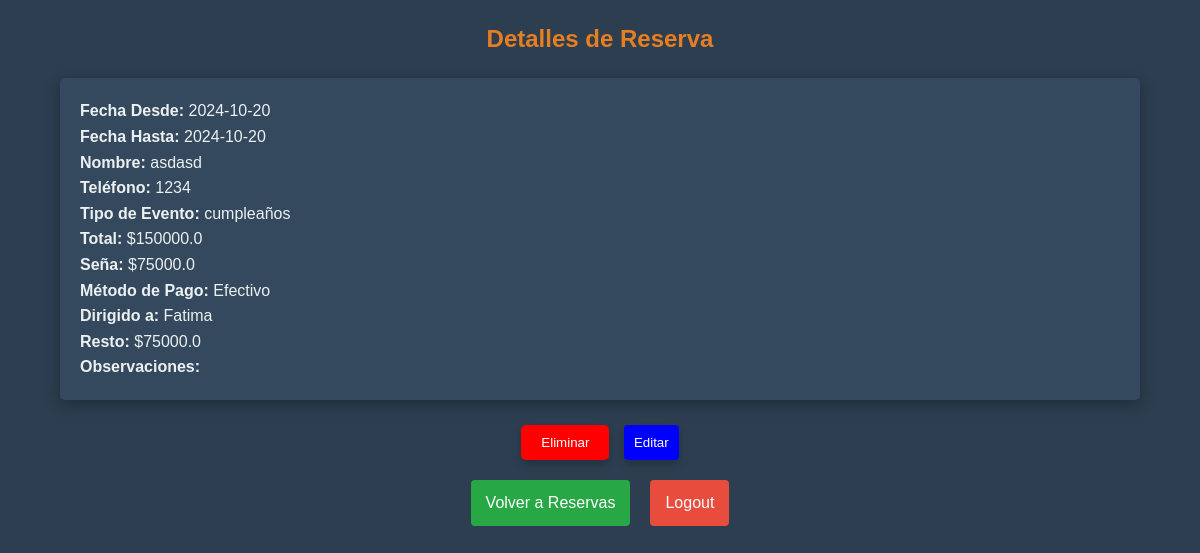
Before: /ver_detalle_reserva/1 (signed in) with the older database file.
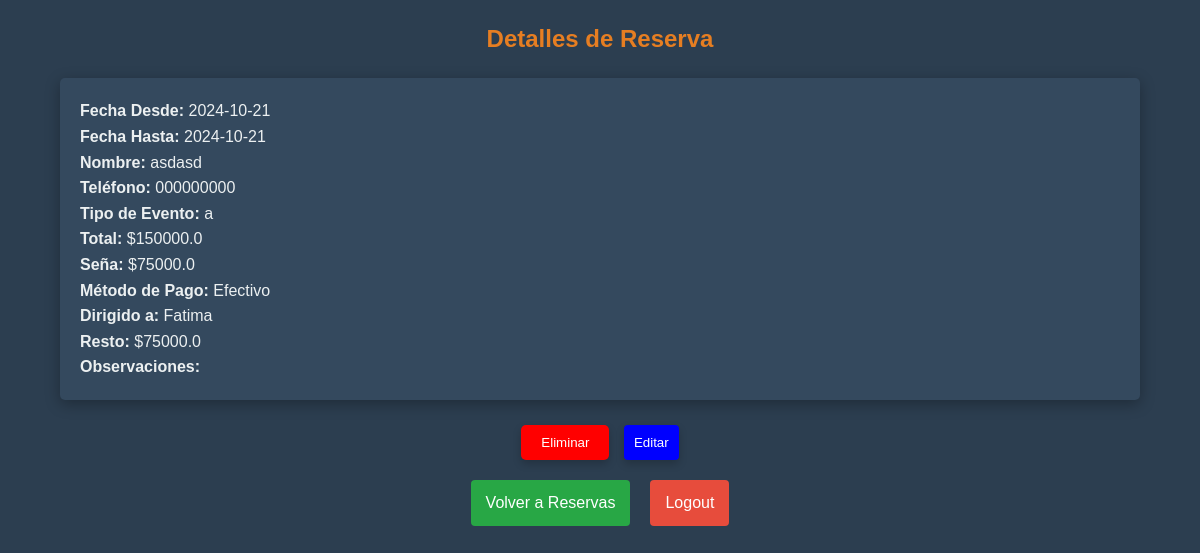
After: the same page with the newer database file.
### app.py (models this page shows)
class Reserva(db.Model):
    id = db.Column(db.Integer, primary_key=True)
    usuario_id = db.Column(db.Integer, db.ForeignKey('user.id'), nullable=False)
    fecha_desde = db.Column(db.String(50), nullable=False)
    fecha_hasta = db.Column(db.String(50), nullable=False)
    nombre_cliente = db.Column(db.String(100), nullable=False)
    telefono = db.Column(db.String(15), nullable=False)
    tipo_evento = db.Column(db.String(100), nullable=False)
    total = db.Column(db.Float, nullable=False)
    sena = db.Column(db.Float, nullable=False)
    metodo_pago = db.Column(db.String(50), nullable=False)
    dirigido_a = db.Column(db.String(100), nullable=False)
    resto = db.Column(db.Float, nullable=False)
    observaciones = db.Column(db.String(250), nullable=True)

### app.py (the view)
@app.route('/ver_detalle_reserva/<int:reserva_id>')
@login_required
def ver_detalle_reserva(reserva_id):
    reserva = Reserva.query.get_or_404(reserva_id)
    return render_template('ver_detalle_reserva.html', reserva=reserva)

### app.py (called while the page is built)
@login_manager.user_loader
def load_user(user_id):
    return db.session.get(User, int(user_id))

### templates/ver_detalle_reserva.html (shortened to what this page needs)
<!DOCTYPE html>
<html lang="es">
<head>
    <link rel="stylesheet" href="{{ url_for('static', filename='styles.css') }}">
</head>
<body>
    <h2>Detalles de Reserva</h2>
    <div class="container">
        <p><strong>Fecha Desde:</strong> {{ reserva.fecha_desde }}</p>
        <p><strong>Fecha Hasta:</strong> {{ reserva.fecha_hasta }}</p>
        <p><strong>Nombre:</strong> {{ reserva.nombre_cliente }}</p>
        <p><strong>Teléfono:</strong> {{ reserva.telefono }}</p>
        <p><strong>Tipo de Evento:</strong> {{ reserva.tipo_evento }}</p>
        <p><strong>Total:</strong> ${{ reserva.total }}</p>
        <p><strong>Seña:</strong> ${{ reserva.sena }}</p>
        <p><strong>Método de Pago:</strong> {{ reserva.metodo_pago }}</p>
        <p><strong>Dirigido a:</strong> {{ reserva.dirigido_a }}</p>
        <p><strong>Resto:</strong> ${{ reserva.resto }}</p>
        <p><strong>Observaciones:</strong> {{ reserva.observaciones }}</p>
    </div>
    <div class="centered">
        <form action="{{ url_for('eliminar_reserva', reserva_id=reserva.id) }}" method="POST" style="display:inline;">
            <button type="submit" class="delete-button">Eliminar</button>
        </form>
        <a href="{{ url_for('editar_reserva', reserva_id=reserva.id) }}">
            <button class="edit-button">Editar</button>
        </a>
    </div>
    <div class="button-group centered">
        <a href="{{ url_for('ver_reservas') }}" class="green-button">Volver a Reservas</a>
        <a href="{{ url_for('logout') }}" class="red-button">Logout</a>
    </div>
</body>
</html>

Changed rows visible on the page:
changed Reserva "asdasd": fecha_desde "2024-10-20" → "2024-10-21"; fecha_hasta "2024-10-20" → "2024-10-21"; telefono "1234" → "000000000"; tipo_evento "cumpleaños" → "a"
